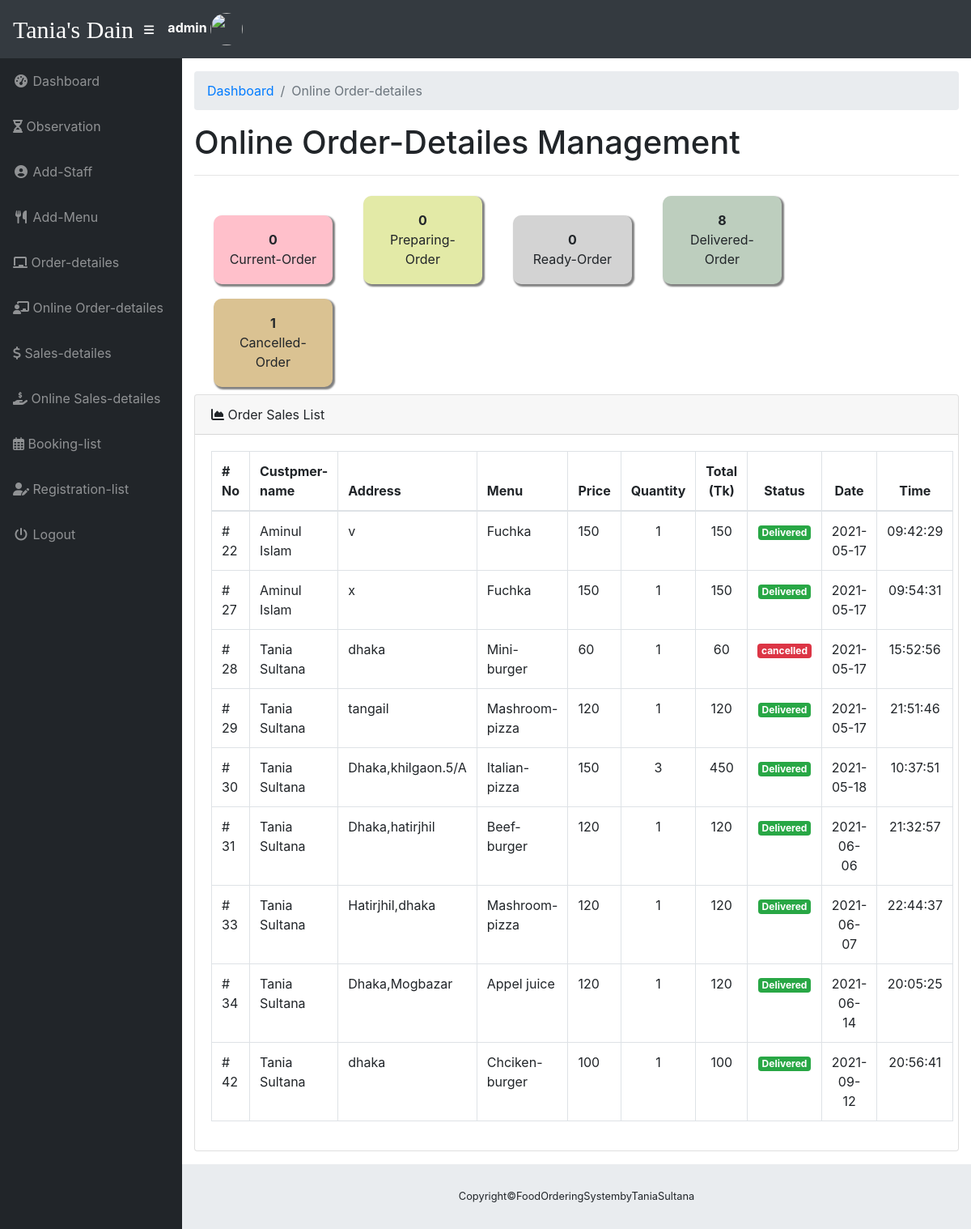
The page /admin/online_orderd.php (signed in) on the database its author committed.
### tables this page shows
CREATE TABLE `tbl_online_order` (
  `orderID` int(11) NOT NULL,
  `username` varchar(255) NOT NULL,
  `food` varchar(255) NOT NULL,
  `price` int(11) NOT NULL,
  `qty` int(11) NOT NULL,
  `total` int(11) NOT NULL,
  `date` date NOT NULL,
  `time` time NOT NULL DEFAULT current_timestamp(),
  `status` varchar(255) NOT NULL,
  `cus_name` varchar(255) NOT NULL,
  `phone` varchar(255) NOT NULL,
  `email` varchar(255) NOT NULL,
  `address` varchar(255) NOT NULL
);

### functions.php (called while the page is built, shortened)
<?php
	require("dbconnection.php");
	function getCountID($idnum,$id,$table) {
		global $sqlconnection;
		$query = "SELECT COUNT({$id}) AS {$id} from {$table} WHERE {$id}={$idnum}";
		if ($result = $sqlconnection->query($query)) {
			$res = $result->fetch_array();
			return $res[$id];
		}
		else {
			echo $sqlconnection->error;
			return null;
		}
	}
?>

### admin/online_orderd.php (the view, shortened to what this page needs)
<?php
  include("../functions.php");
?>
<!DOCTYPE html>
<html lang="en">
  <head>
    <link href="vendor/bootstrap/css/bootstrap.min.css" rel="stylesheet">
    <link href="vendor/fontawesome-free/css/all.min.css" rel="stylesheet" type="text/css">
    <link href="vendor/datatables/dataTables.bootstrap4.css" rel="stylesheet">
    <link href="css/sb-admin.css" rel="stylesheet">
  </head>
  <body id="page-top">
   <nav class="navbar navbar-expand navbar-dark bg-dark static-top">
      <a class="navbar-brand mr-1" href="index.php" style="font-family:'Brush Script MT', cursive;font-size: 30px;color: white">Tania's Dain</a>
      <button class="btn btn-link btn-sm text-white order-1 order-sm-0" id="sidebarToggle" href="#">
        <i class="fas fa-bars"></i>
      </button>
      <ul class="navbar-nav ml-auto ml-md-0">
        <li class="nav-item dropdown no-arrow">
          <a class="nav-link dropdown-toggle" href="#" id="userDropdown" role="button" data-toggle="dropdown" aria-haspopup="true" aria-expanded="false">
           <font style="color: white;"> <b><?php echo $_SESSION['username']; ?></b></font>
             <img class='img-circle profile_img'style="border-radius:55%" height="40" width="40" src="images/<?php echo $_SESSION['img']; ?>">
          </a>
        </li>
      </ul>
    </nav>
    <div id="wrapper">
     <ul class="sidebar navbar-nav">
        <li class="nav-item">
          <a class="nav-link" href="index.php">
            <i class="fas fa-fw fa-tachometer-alt"></i>
            <span>Dashboard</span>
          </a>
        </li>
        <li class="nav-item">
          <a class="nav-link" href="ovserv.php">
           <i class="fas fa-hourglass-half"></i>
            <span>Observation</span>
          </a>
        </li>
         <li class="nav-item">
          <a class="nav-link" href="staff.php">
           <i class="fas fa-fw fa-user-circle"></i>
            <span>Add-Staff</span></a>
        </li>
          <li class="nav-item">
          <a class="nav-link" href="menu.php">
            <i class="fas fa-fw fa-utensils"></i>
            <span>Add-Menu</span></a>
        </li>
        <li class="nav-item">
          <a class="nav-link" href="orderd.php">
            <i class="fas fa-chalkboard"></i>
            <span>Order-detailes</span></a>
        </li>
         <li class="nav-item">
          <a class="nav-link" href="online_orderd.php">
            <i class="fas fa-chalkboard-teacher"></i>
            <span>Online Order-detailes</span></a>
        </li>
         <li class="nav-item">
          <a class="nav-link" href="sales.php">
           <i class="fas fa-dollar-sign"></i>
            <span>Sales-detailes</span></a>
        </li>
         <li class="nav-item">
          <a class="nav-link" href="online_sale.php">
            <i class="fas fa-hand-holding-usd"></i>
            <span>Online Sales-detailes</span></a>
        </li>
         <li class="nav-item">
          <a class="nav-link" href="bok_list.php">
            <i class="far fa-calendar-alt"></i>
            <span>Booking-list</span></a>
        </li>
         <li class="nav-item">
          <a class="nav-link" href="regi.php">
            <i class="fas fa-user-edit"></i>
            <span>Registration-list</span></a>
        </li>
        <li class="nav-item">
          <a class="nav-link" href="#" data-toggle="modal" data-target="#logoutModal">
            <i class="fas fa-fw fa-power-off"></i>
            <span>Logout</span>
          </a>
        </li>
      </ul>
      <div id="content-wrapper">
        <div class="container-fluid">
          <ol class="breadcrumb">
            <li class="breadcrumb-item">
              <a href="index.php">Dashboard</a>
            </li>
            <li class="breadcrumb-item active">Online Order-detailes</li>
          </ol>
          <h1>Online Order-Detailes Management</h1>
          <hr>
         <div class="container-fluid">
             <?php $sql1 ="SELECT * FROM tbl_online_order WHERE status='Waiting'";
              $res1 = mysqli_query($sqlconnection, $sql1);
             $count1 = mysqli_num_rows($res1);
                ?>
                   <label style="background-color: pink;" class="a"><b><?php echo $count1; ?></b><br>Current-Order</label>
              <?php $sql ="SELECT * FROM tbl_online_order WHERE status='Preparing'";
              $res = mysqli_query($sqlconnection, $sql);
             $count = mysqli_num_rows($res);
                ?>
                    <label style="background-color: #e3eaa7;" class="a"><b><?php echo $count; ?></b><br>Preparing-Order</label>
              <?php $sql ="SELECT * FROM tbl_online_order WHERE status='finish'";
              $res = mysqli_query($sqlconnection, $sql);
             $count = mysqli_num_rows($res);
                ?>
                    <label style="background-color:Lemon;" class="a"><b><?php echo $count; ?></b><br>Ready-Order</label>
             <?php $sql2 ="SELECT * FROM tbl_online_order WHERE status='Delivered'";
              $res2 = mysqli_query($sqlconnection, $sql2);
             $count2 = mysqli_num_rows($res2);
                ?>
                    <label style="background-color: #bdcebe;" class="a"><b><?php echo $count2; ?></b><br>Delivered-Order</label>
             <?php $sql3 ="SELECT * FROM tbl_online_order WHERE status='cancelled'";
              $res3 = mysqli_query($sqlconnection, $sql3);
             $count3 = mysqli_num_rows($res3);
                ?>
                    <label style="background-color: #dac292;" class="a"><b><?php echo $count3; ?></b><br>Cancelled-Order</label>
                  </div>
          <div class="card mb-3">
            <div class="card-header">
              <i class="fas fa-chart-area"></i>
              Order Sales List</div>
            <div class="card-body">
              <table id="tblCurrentOrder" class="table table-bordered" width="100%" cellspacing="0">
                    <thead>
                      <th># No</th>
                      <th>Custpmer-name</th>
                      <th>Address</th>
                      <th>Menu</th>
                      <th>Price</th>
                      <th class='text-center'>Quantity</th>
                      <th class='text-center'>Total (Tk)</th>
                      <th class='text-center'>Status</th>
                      <th class='text-center'>Date</th>
                      <th class='text-center'>Time</th>
                    </thead>
                    <tbody id="tblBodyCurrentOrder">
                      <?php
                      $displayOrderQuery =  "
                        SELECT *
                        FROM tbl_online_order
                        ";
                      if ($orderResult = $sqlconnection->query($displayOrderQuery)) {
                        $currentspan = 0;
                        if ($orderResult->num_rows == 0) {
                          echo "<tr><td class='text-center' colspan='7' >There are currently no order right now. </td></tr>";
                        }
                        else {
                          while($orderRow = $orderResult->fetch_array(MYSQLI_ASSOC)) {
                            $rowspan = getCountID($orderRow["orderID"],"orderID","tbl_online_order");
                            if ($currentspan == 0) {
                              $currentspan = $rowspan;
                            }
                            echo "<tr>";
                            if ($currentspan == $rowspan) {
                              echo "<td rowspan=".$rowspan."># ".$orderRow['orderID']."</td>";
                              echo "<td rowspan=".$rowspan."> ".$orderRow['username']."</td>";
                              echo "<td rowspan=".$rowspan."> ".$orderRow['address']."</td>";
                            }
                            echo "
                              <td>".$orderRow['food']."</td>
                              <td>".$orderRow['price']."</td>
                              <td class='text-center'>".$orderRow['qty']."</td>
                            ";
                            if ($currentspan == $rowspan) {
                              $color = "badge";
                              switch ($orderRow['status']) {
                                case 'cancelled':
                                  $color = "badge badge-danger";
                                  break;
                                case 'Delivered':
                                  $color = "badge badge-success";
                                  break;
                              }
                              echo "<td class='text-center' rowspan=".$rowspan.">".$orderRow['total']."</span></td>";
                              echo "<td class='text-center' rowspan=".$rowspan."><span class='{$color}'>".$orderRow['status']."</span></td>";
                              echo "<td rowspan=".$rowspan." class='text-center'>".$orderRow['date']."</td>";
                               echo "<td rowspan=".$rowspan." class='text-center'>".$orderRow['time']."</td>";
                            }
                            echo "</tr>";
                            $currentspan--;
                          }
                        }
                        }
                      ?>
                    </tbody>
              </table>
            </div>
            </div>
          </div>
        <footer class="sticky-footer">
          <div class="container my-auto">
            <div class="copyright text-center my-auto">
              <span>Copyright©FoodOrderingSystembyTaniaSultana</span>
            </div>
          </div>
        </footer>
      </div>
    </div>
  </body>
</html>

### admin/css/sb-admin.css (style rules this page uses)
html { position: relative; min-height: 100%; }
body { height: 100%; }
#wrapper { display: -webkit-box; display: -ms-flexbox; display: flex; }
#wrapper #content-wrapper { overflow-x: hidden; width: 100%; padding-top: 1rem; padding-bottom: 80px; }
.navbar-nav .nav-item.dropdown .dropdown-toggle::after { width: 1rem; text-align: center; float: right; vertical-align: 0; border: 0; font-weight: 900; content: '\f105'; font-family: 'Font Awesome 5 Free'; }
.navbar-nav .nav-item.dropdown.no-arrow .dropdown-toggle::after { display: none; }
.sidebar { width: 90px !important; background-color: #212529; min-height: calc(100vh - 56px); }
.sidebar .nav-item:last-child { margin-bottom: 1rem; }
.sidebar .nav-item .nav-link { text-align: center; padding: 0.75rem 1rem; width: 90px; }
.sidebar .nav-item .nav-link span { font-size: 0.65rem; display: block; }
.sidebar .nav-item .nav-link { color: rgba(255, 255, 255, 0.5); }
@media (min-width: 768px) { .sidebar { width: 225px !important; } }
@media (min-width: 768px) { .sidebar .nav-item .nav-link { display: block; width: 100%; text-align: left; padding: 1rem; width: 225px; } }
@media (min-width: 768px) { .sidebar .nav-item .nav-link span { font-size: 1rem; display: inline; } }
:root { --input-padding-x: 0.75rem; --input-padding-y: 0.75rem; }
footer.sticky-footer { display: -webkit-box; display: -ms-flexbox; display: flex; position: absolute; right: 0; bottom: 0; width: calc(100% - 90px); height: 80px; background-color: #e9ecef; }
footer.sticky-footer .copyright { line-height: 1; font-size: 0.8rem; }
@media (min-width: 768px) { footer.sticky-footer { width: calc(100% - 225px); } }

### admin/online_orderd.php (style rules this page uses)
.a { width: 16%; background-color: Lightgray; padding: 2%;margin: 1%; text-align: center; margin-right: 25px; border-radius: 10px; box-shadow: 2px 2px 2px 1px gray; }

### rows shown on the page
tbl_online_order: orderID "22", username "Aminul Islam", address "v", food "Fuchka", price "150", qty "1", total "150", status "Delivered", date "2021-05-17", time "09:42:29"
tbl_online_order: orderID "27", username "Aminul Islam", address "x", food "Fuchka", price "150", qty "1", total "150", status "Delivered", date "2021-05-17", time "09:54:31"
tbl_online_order: orderID "28", username "Tania Sultana", address "dhaka", food "Mini-burger", price "60", qty "1", total "60", status "cancelled", date "2021-05-17", time "15:52:56"
tbl_online_order: orderID "29", username "Tania Sultana", address "tangail", food "Mashroom-pizza", price "120", qty "1", total "120", status "Delivered", date "2021-05-17", time "21:51:46"
tbl_online_order: orderID "30", username "Tania Sultana", address "Dhaka,khilgaon.5/A", food "Italian-pizza", price "150", qty "3", total "450", status "Delivered", date "2021-05-18", time "10:37:51"
tbl_online_order: orderID "31", username "Tania Sultana", address "Dhaka,hatirjhil", food "Beef-burger", price "120", qty "1", total "120", status "Delivered", date "2021-06-06", time "21:32:57"
tbl_online_order: orderID "33", username "Tania Sultana", address "Hatirjhil,dhaka", food "Mashroom-pizza", price "120", qty "1", total "120", status "Delivered", date "2021-06-07", time "22:44:37"
tbl_online_order: orderID "34", username "Tania Sultana", address "Dhaka,Mogbazar", food "Appel juice", price "120", qty "1", total "120", status "Delivered", date "2021-06-14", time "20:05:25"
tbl_online_order: orderID "42", username "Tania Sultana", address "dhaka", food "Chciken-burger", price "100", qty "1", total "100", status "Delivered", date "2021-09-12", time "20:56:41"

### other values the page prints
$_SESSION['username'] "admin"
$count1 "0"
$count "0"
$count2 "8"
$count3 "1"
